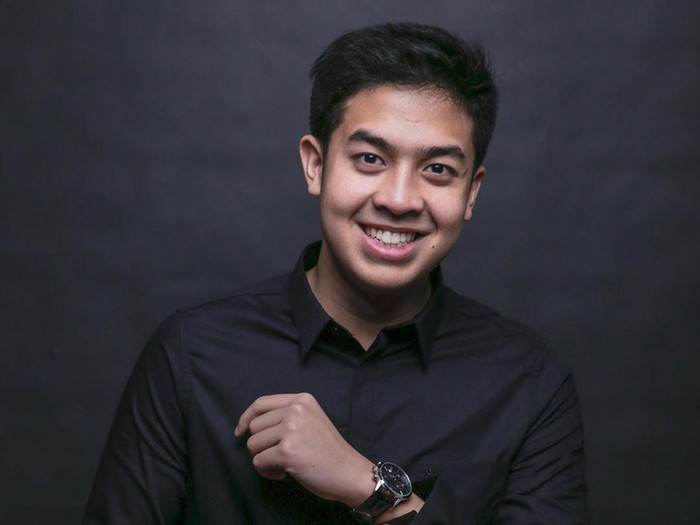
#> input picture train/jer/1.png, 700 x 525 px; its folder holds only this picture in this run
$ jupyter execute --allow-errors pattern_recognition.ipynb   (shell and % lines are left out)
#> lines starting #> are read from the running program, lines starting #| are printed output that depends on the picture
Pattern Recognition - TH24-1

[cell 1]
import cv2
import numpy as np
from matplotlib import pyplot as plt
import os
import math

[cell 2]
train_path = 'train'
person_names = os.listdir(train_path)
face_cascade = cv2.CascadeClassifier('haarcascade_frontalface_default.xml')
face_list = []
class_list = []
for index, person_name in enumerate(person_names):
    full_name_path = train_path + '/' + person_name

    for image_path in os.listdir(full_name_path):
        full_image_path = full_name_path + '/' + image_path
        img_gray = cv2.imread(full_image_path, 0)
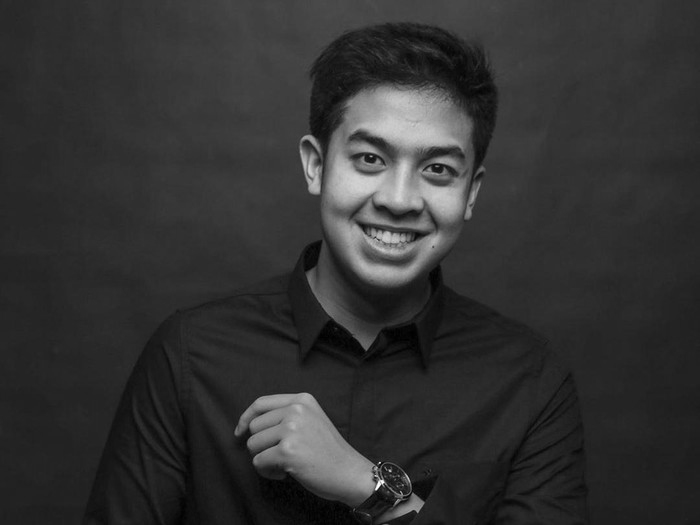
#> img_gray: shape (525, 700); min 0, max 254, mean 50.2

        detected_faces = face_cascade.detectMultiScale(img_gray, scaleFactor=1.2, minNeighbors=5)
#> detected_faces = [[300, 83, 202, 202]]

        if(len(detected_faces) < 1):
            continue

        for face_rect in detected_faces:
            x, y, w, h = face_rect
            face_img = img_gray[y:y+w, x:x+h]

            face_list.append(face_img)
            class_list.append(index)
#> this loop made 1 pass
#> pass 1, `face_img = img_gray[y:y+w, x:x+h]`:
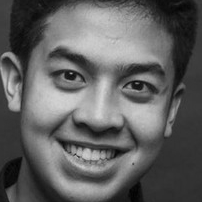
#> face_img: shape (202, 202); min 1, max 214, mean 96.8
#> after the loop, class_list = [0]; face_list = 1 item
#> pass 2 of the loop `for index, person_name in enumerate(person_names):`:
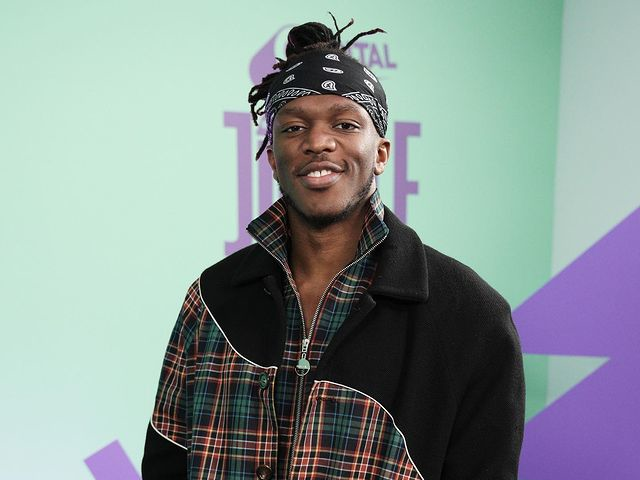
#> input picture train/ksi/2.png, 640 x 480 px
#> `img_gray = cv2.imread(full_image_path, 0)`:
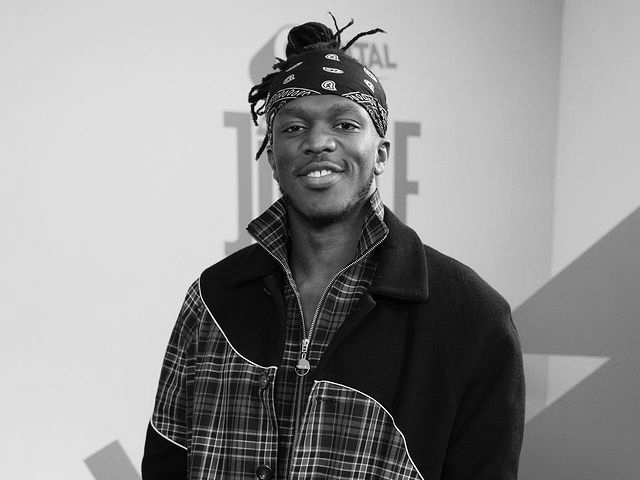
#> img_gray: shape (480, 640); min 0, max 255, mean 145.5
#> detected_faces = [[260, 80, 118, 118]]
#> the loop `for face_rect in detected_faces:` made 1 pass
#> pass 1, `face_img = img_gray[y:y+w, x:x+h]`:
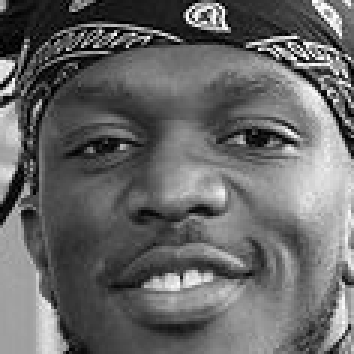
#> face_img: shape (118, 118) (shown 3 times larger); min 0, max 255, mean 102.8
#> after the loop `for face_rect in detected_faces:`: class_list = [0, 1]; face_list = 2 items

face_recognizer = cv2.face.LBPHFaceRecognizer_create()
face_recognizer.train(face_list, np.array(class_list))

test_path = 'test'
#> (the rest of this cell did not finish here and is left out)
